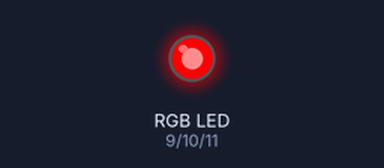
Simulated run of this sketch. Board: Arduino Uno, built with avr-gcc and run on an emulated ATmega328P. Shown: an RGB LED mixed from three pins (HIGH = lit). What the sketch prints to the serial monitor is not drawn.

Above: at 0.15 s.
Timing chart, 0 to 1.6 s (numbered marks = the images above):
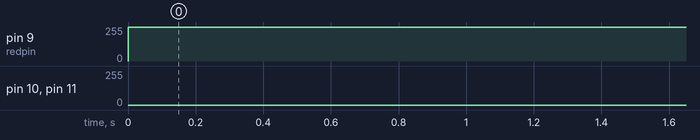

Measured:
- by itself, pin 9 (redpin): 0/255 → 255/255 at 0.00 s

The sketch:

RGB.ino
```cpp
/*********************************
 * Output : RGB Module
 * Board  : Arduino UNO
 * pin can use : 0, 1, 2, 3, 4, 5, 6, 7, 8, 9, 10, 11, 12, 13
 *********************************/

int redpin = 9;    // R
int greenpin = 10; // G
int bluepin = 11;  // B
int val;

void setup()
{
  pinMode(redpin, OUTPUT);
  pinMode(bluepin, OUTPUT);
  pinMode(greenpin, OUTPUT);
  Serial.begin(9600);
}
void loop()
{
  for (val = 255; val > 0; val--)
  {
    analogWrite(11, val);
    analogWrite(10, 255 - val);
    analogWrite(9, 128 - val);
    Serial.println(val, DEC);
    delay(5);
  }
  for (val = 0; val < 255; val++)
  {
    analogWrite(11, val);
    analogWrite(10, 255 - val);
    analogWrite(9, 128 - val);

    Serial.println(val, DEC);
    delay(5);
  }
}
```
